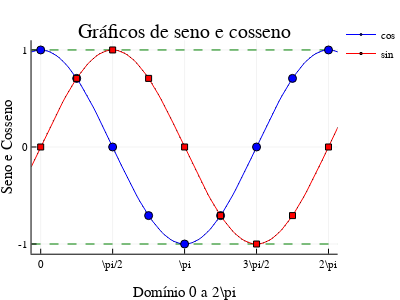

This figure's notebook cell:
### Markdown cell above
Mais plots
- comando com !, e.g, plot! ou scatter!

### Code cell
x = range(-0.2, 2π + 0.2, length=100)
xa = range(0, 2π, length=9)
ycos = cos.(x)
ycosa = cos.(xa)
ysin = sin.(x)
ysina = sin.(xa)

plot(legend=:outertop)

plot!([-0.2, 2π + 0.2], [1, 1], c=:green, lab="", l=:dash)
plot!([-0.2, 2π + 0.2], [-1, -1], c=:green, lab="", l=:dash)
plot!(x, ycos, c=:blue, lab="cos", m=:star, ms=0.1) # marcador fantasma
scatter!(xa, ycosa, c=:blue, m=:star, lab="") # marcador de vdd
plot!(x, ysin, c=:red, lab="sin", m=:square, ms=0.1)
scatter!(xa, ysina, c=:red, m=:square, ms=3, lab="")

xlims!(-0.2, 2π + 0.2)
ylims!(-1.1, 1.1)
xticks!(0:π/2:2π, ["0", "\\pi/2", "\\pi", "3\\pi/2", "2\\pi"])
yticks!([-1, 0, 1])

xlabel!("Domínio 0 a 2\\pi")
ylabel!("Seno e Cosseno")
title!("Gráficos de seno e cosseno")

#png("sin-cos")
#savefig("sin-cos.svg")

### Figure 1 — Plotly figure (JSON) as saved in the notebook; plotly's stock layout.template omitted (floating-point values rounded to 4 significant figures)
{"data": [{"colorbar": {"title": ""}, "legendgroup": "", "line": {"color": "rgba(0, 128, 0, 1.000)", "dash": "dash", "shape": "linear", "width": 1}, "mode": "lines", "name": "", "showlegend": false, "type": "scatter", "x": [-0.2, 6.483], "xaxis": "x1", "y": [1, 1], "yaxis": "y1", "zmax": null, "zmin": null}, {"colorbar": {"title": ""}, "legendgroup": "", "line": {"color": "rgba(0, 128, 0, 1.000)", "dash": "dash", "shape": "linear", "width": 1}, "mode": "lines", "name": "", "showlegend": false, "type": "scatter", "x": [-0.2, 6.483], "xaxis": "x1", "y": [-1, -1], "yaxis": "y1", "zmax": null, "zmin": null}, {"colorbar": {"title": ""}, "legendgroup": "cos", "line": {"color": "rgba(0, 0, 255, 1.000)", "dash": "solid", "shape": "linear", "width": 1}, "marker": {"color": "rgba(0, 0, 255, 1.000)", "line": {"color": "rgba(0, 0, 0, 1.000)", "width": 1}, "size": 0.2, "symbol": "circle"}, "mode": "lines+markers", "name": "cos", "showlegend": true, "type": "scatter", "x": [-0.2, -0.1325, -0.06499, 0.002521, 0.07003, 0.1375, 0.205, 0.2725, 0.3401, 0.4076, 0.4751, 0.5426, 0.6101, 0.6776, 0.7451, 0.8126, 0.8801, 0.9476, 1.015, 1.083, 1.15, 1.218, 1.285, 1.353, 1.42, 1.488, 1.555, 1.623, 1.69, 1.758, 1.825, 1.893, 1.96, 2.028, 2.095, 2.163, 2.23, 2.298, 2.365, 2.433, 2.5, 2.568, 2.635, 2.703, 2.77, 2.838, 2.905, 2.973, 3.04, 3.108, 3.175, 3.243, 3.31, 3.378, 3.445, 3.513, 3.58, 3.648, 3.715, 3.783, 3.85, 3.918, 3.985, 4.053, 4.12, 4.188, 4.255, 4.323, 4.39, 4.458, 4.525, 4.593, 4.66, 4.728, 4.796, 4.863, 4.931, 4.998, 5.066, 5.133, 5.201, 5.268, 5.336, 5.403, 5.471, 5.538, 5.606, 5.673, 5.741, 5.808, 5.876, 5.943, 6.011, 6.078, 6.146, 6.213, 6.281, 6.348, 6.416, 6.483], "xaxis": "x1", "y": [0.9801, 0.9912, 0.9979, 1.0, 0.9975, 0.9906, 0.9791, 0.9631, 0.9427, 0.9181, 0.8893, 0.8564, 0.8196, 0.7791, 0.735, 0.6876, 0.6371, 0.5836, 0.5275, 0.469, 0.4084, 0.3459, 0.2818, 0.2164, 0.1501, 0.08303, 0.01562, -0.05187, -0.1191, -0.1858, -0.2517, -0.3164, -0.3797, -0.4412, -0.5007, -0.558, -0.6127, -0.6646, -0.7135, -0.7591, -0.8013, -0.8398, -0.8745, -0.9053, -0.9319, -0.9542, -0.9722, -0.9858, -0.9949, -0.9994, -0.9994, -0.9949, -0.9858, -0.9722, -0.9542, -0.9319, -0.9053, -0.8745, -0.8398, -0.8013, -0.7591, -0.7135, -0.6646, -0.6127, -0.558, -0.5007, -0.4412, -0.3797, -0.3164, -0.2517, -0.1858, -0.1191, -0.05187, 0.01562, 0.08303, 0.1501, 0.2164, 0.2818, 0.3459, 0.4084, 0.469, 0.5275, 0.5836, 0.6371, 0.6876, 0.735, 0.7791, 0.8196, 0.8564, 0.8893, 0.9181, 0.9427, 0.9631, 0.9791, 0.9906, 0.9975, 1.0, 0.9979, 0.9912, 0.9801], "yaxis": "y1", "zmax": null, "zmin": null}, {"colorbar": {"title": ""}, "legendgroup": "", "marker": {"color": "rgba(0, 0, 255, 1.000)", "line": {"color": "rgba(0, 0, 0, 1.000)", "width": 1}, "size": 8, "symbol": "circle"}, "mode": "markers", "name": "", "showlegend": false, "type": "scatter", "x": [0, 0.7854, 1.571, 2.356, 3.142, 3.927, 4.712, 5.498, 6.283], "xaxis": "x1", "y": [1, 0.7071, 6.123e-17, -0.7071, -1, -0.7071, -1.837e-16, 0.7071, 1], "yaxis": "y1", "zmax": null, "zmin": null}, {"colorbar": {"title": ""}, "legendgroup": "sin", "line": {"color": "rgba(255, 0, 0, 1.000)", "dash": "solid", "shape": "linear", "width": 1}, "marker": {"color": "rgba(255, 0, 0, 1.000)", "line": {"color": "rgba(0, 0, 0, 1.000)", "width": 1}, "size": 0.2, "symbol": "square"}, "mode": "lines+markers", "name": "sin", "showlegend": true, "type": "scatter", "x": [-0.2, -0.1325, -0.06499, 0.002521, 0.07003, 0.1375, 0.205, 0.2725, 0.3401, 0.4076, 0.4751, 0.5426, 0.6101, 0.6776, 0.7451, 0.8126, 0.8801, 0.9476, 1.015, 1.083, 1.15, 1.218, 1.285, 1.353, 1.42, 1.488, 1.555, 1.623, 1.69, 1.758, 1.825, 1.893, 1.96, 2.028, 2.095, 2.163, 2.23, 2.298, 2.365, 2.433, 2.5, 2.568, 2.635, 2.703, 2.77, 2.838, 2.905, 2.973, 3.04, 3.108, 3.175, 3.243, 3.31, 3.378, 3.445, 3.513, 3.58, 3.648, 3.715, 3.783, 3.85, 3.918, 3.985, 4.053, 4.12, 4.188, 4.255, 4.323, 4.39, 4.458, 4.525, 4.593, 4.66, 4.728, 4.796, 4.863, 4.931, 4.998, 5.066, 5.133, 5.201, 5.268, 5.336, 5.403, 5.471, 5.538, 5.606, 5.673, 5.741, 5.808, 5.876, 5.943, 6.011, 6.078, 6.146, 6.213, 6.281, 6.348, 6.416, 6.483], "xaxis": "x1", "y": [-0.1987, -0.1321, -0.06494, 0.002521, 0.06997, 0.1371, 0.2036, 0.2692, 0.3335, 0.3964, 0.4574, 0.5163, 0.5729, 0.6269, 0.678, 0.7261, 0.7708, 0.812, 0.8495, 0.8832, 0.9128, 0.9383, 0.9595, 0.9763, 0.9887, 0.9965, 0.9999, 0.9987, 0.9929, 0.9826, 0.9678, 0.9486, 0.9251, 0.8974, 0.8656, 0.8299, 0.7903, 0.7472, 0.7007, 0.6509, 0.5983, 0.5428, 0.4849, 0.4248, 0.3628, 0.2991, 0.2341, 0.168, 0.1011, 0.03375, -0.03375, -0.1011, -0.168, -0.2341, -0.2991, -0.3628, -0.4248, -0.4849, -0.5428, -0.5983, -0.6509, -0.7007, -0.7472, -0.7903, -0.8299, -0.8656, -0.8974, -0.9251, -0.9486, -0.9678, -0.9826, -0.9929, -0.9987, -0.9999, -0.9965, -0.9887, -0.9763, -0.9595, -0.9383, -0.9128, -0.8832, -0.8495, -0.812, -0.7708, -0.7261, -0.678, -0.6269, -0.5729, -0.5163, -0.4574, -0.3964, -0.3335, -0.2692, -0.2036, -0.1371, -0.06997, -0.002521, 0.06494, 0.1321, 0.1987], "yaxis": "y1", "zmax": null, "zmin": null}, {"colorbar": {"title": ""}, "legendgroup": "", "marker": {"color": "rgba(255, 0, 0, 1.000)", "line": {"color": "rgba(0, 0, 0, 1.000)", "width": 1}, "size": 6, "symbol": "square"}, "mode": "markers", "name": "", "showlegend": false, "type": "scatter", "x": [0, 0.7854, 1.571, 2.356, 3.142, 3.927, 4.712, 5.498, 6.283], "xaxis": "x1", "y": [0, 0.7071, 1, 0.7071, 1.225e-16, -0.7071, -1, -0.7071, -2.449e-16], "yaxis": "y1", "zmax": null, "zmin": null}], "layout": {"annotations": [{"font": {"color": "rgba(0, 0, 0, 1.000)", "family": "sans-serif", "size": 20}, "rotation": 0, "showarrow": false, "text": "Gráficos de seno e cosseno", "x": 0.5413, "xanchor": "center", "xref": "paper", "y": 1, "yanchor": "top", "yref": "paper"}], "height": 300, "legend": {"bgcolor": "rgba(255, 255, 255, 1.000)", "bordercolor": "rgba(0, 0, 0, 1.000)", "font": {"color": "rgba(0, 0, 0, 1.000)", "family": "sans-serif", "size": 11}, "tracegroupgap": 0, "x": 1, "y": 1}, "margin": {"b": 20, "l": 0, "r": 0, "t": 20}, "paper_bgcolor": "rgba(255, 255, 255, 1.000)", "plot_bgcolor": "rgba(255, 255, 255, 1.000)", "showlegend": true, "width": 400, "xaxis": {"anchor": "y1", "domain": [0.09248, 0.9902], "gridcolor": "rgba(0, 0, 0, 0.100)", "gridwidth": 0.5, "linecolor": "rgba(0, 0, 0, 1.000)", "mirror": false, "range": [-0.2, 6.483], "showgrid": true, "showline": true, "showticklabels": true, "tickangle": 0, "tickcolor": "rgb(0, 0, 0)", "tickfont": {"color": "rgba(0, 0, 0, 1.000)", "family": "sans-serif", "size": 11}, "tickmode": "array", "ticks": "inside", "ticktext": ["0", "\\pi/2", "\\pi", "3\\pi/2", "2\\pi"], "tickvals": [0, 1.571, 3.142, 4.712, 6.283], "title": "Domínio 0 a 2\\pi", "titlefont": {"color": "rgba(0, 0, 0, 1.000)", "family": "sans-serif", "size": 15}, "type": "-", "visible": true, "zeroline": false, "zerolinecolor": "rgba(0, 0, 0, 1.000)"}, "yaxis": {"anchor": "x1", "domain": [0.1011, 0.9221], "gridcolor": "rgba(0, 0, 0, 0.100)", "gridwidth": 0.5, "linecolor": "rgba(0, 0, 0, 1.000)", "mirror": false, "range": [-1.1, 1.1], "showgrid": true, "showline": true, "showticklabels": true, "tickangle": 0, "tickcolor": "rgb(0, 0, 0)", "tickfont": {"color": "rgba(0, 0, 0, 1.000)", "family": "sans-serif", "size": 11}, "tickmode": "array", "ticks": "inside", "ticktext": ["-1", "0", "1"], "tickvals": [-1, 0, 1], "title": "Seno e Cosseno", "titlefont": {"color": "rgba(0, 0, 0, 1.000)", "family": "sans-serif", "size": 15}, "type": "-", "visible": true, "zeroline": false, "zerolinecolor": "rgba(0, 0, 0, 1.000)"}}}
